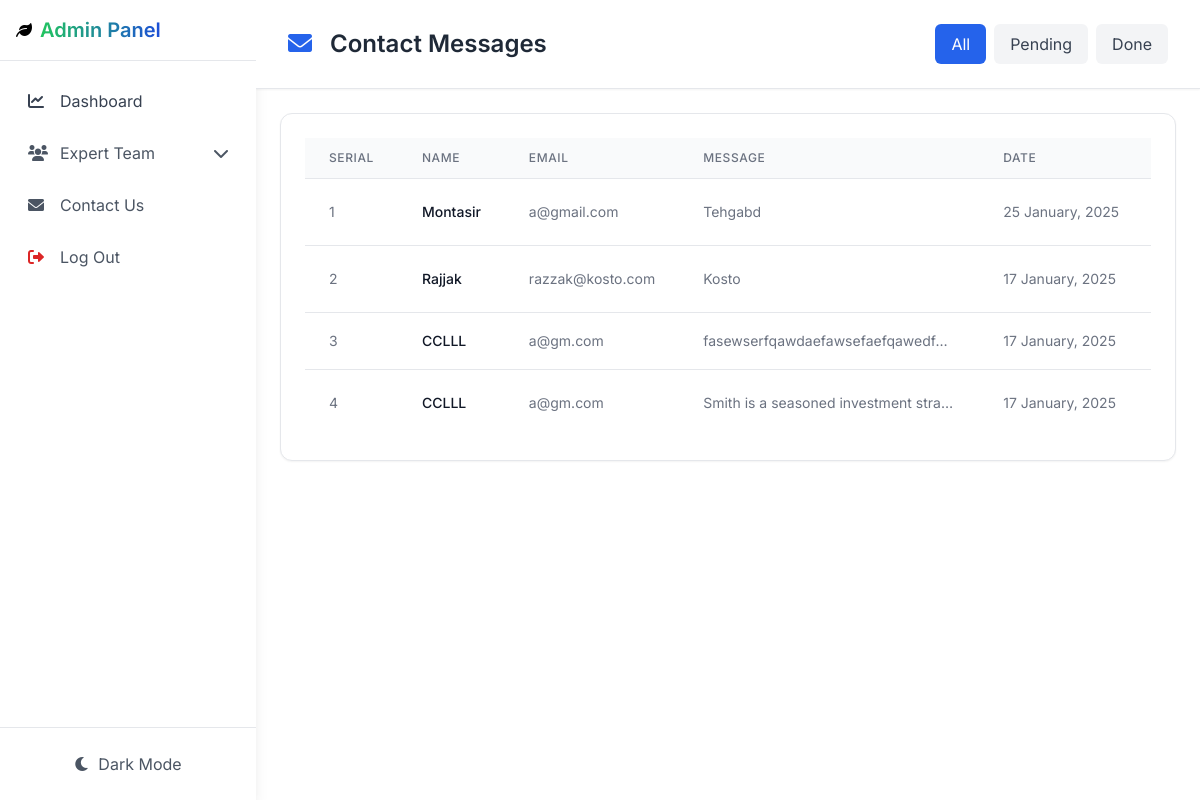
The app's page /admin/contact_us.php (signed in) with its own data.
### tables this page shows
CREATE TABLE `contact_us` (
  `id` int(11) NOT NULL,
  `name` varchar(255) DEFAULT NULL,
  `email` varchar(255) DEFAULT NULL,
  `description` text DEFAULT NULL,
  `status` enum('pending','done') NOT NULL DEFAULT 'pending',
  `created_at` timestamp NOT NULL DEFAULT current_timestamp()
);

### admin/contact_us.php (the view, shortened to what this page needs)
<?php
$status_filter = isset($_GET['status']) ? $_GET['status'] : 'all';
$where_clause = $status_filter !== 'all' ? "WHERE status = '$status_filter'" : "";
$query = "SELECT * FROM contact_us $where_clause ORDER BY created_at DESC";
$result = $conn->query($query);
$messages = [];
if ($result) {
    while ($row = $result->fetch_assoc()) {
        $messages[] = $row;
    }
}
?>
<!DOCTYPE html>
<html lang="en">
<head>
    <script src="https://cdn.tailwindcss.com"></script>
    <link href="https://cdnjs.cloudflare.com/ajax/libs/font-awesome/6.0.0/css/all.min.css" rel="stylesheet">
</head>
<body class="bg-gradient-to-br from-white-50 to-blue-100 min-h-screen">
    <div class="flex h-screen">
        <?php include 'sidebar.php'; ?>
        <div class="flex-1 flex flex-col overflow-hidden">
            <header class="glass-effect shadow-sm border-b border-gray-200">
                <div class="max-w-7xl mx-auto px-4 sm:px-6 lg:px-8 py-6">
                    <div class="flex items-center justify-between">
                        <h1 class="text-2xl font-semibold text-gray-800">
                            <i class="fa-solid fa-envelope text-blue-600 mr-3"></i>
                            Contact Messages
                        </h1>
                        <div class="flex gap-2">
                            <a href="?status=all" class="px-4 py-2 rounded-md <?php echo $status_filter === 'all' ? 'bg-blue-600 text-white' : 'bg-gray-100 text-gray-700'; ?> hover:bg-blue-700 hover:text-white transition-colors">
                                All
                            </a>
                            <a href="?status=pending" class="px-4 py-2 rounded-md <?php echo $status_filter === 'pending' ? 'bg-blue-600 text-white' : 'bg-gray-100 text-gray-700'; ?> hover:bg-blue-700 hover:text-white transition-colors">
                                Pending
                            </a>
                            <a href="?status=done" class="px-4 py-2 rounded-md <?php echo $status_filter === 'done' ? 'bg-blue-600 text-white' : 'bg-gray-100 text-gray-700'; ?> hover:bg-blue-700 hover:text-white transition-colors">
                                Done
                            </a>
                        </div>
                    </div>
                </div>
            </header>
            <div class="flex-1 overflow-y-auto p-6">
                <div class="max-w-7xl mx-auto">
                    <div class="bg-white rounded-xl shadow-sm border border-gray-200 overflow-hidden">
                        <div class="p-6">
                            <div class="overflow-x-auto">
                                <table class="min-w-full divide-y divide-gray-200">
                                    <thead>
                                        <tr class="bg-gray-50">
                                            <th class="px-6 py-3 text-left text-xs font-medium text-gray-500 uppercase tracking-wider">
                                                Serial
                                            </th>
                                            <th class="px-6 py-3 text-left text-xs font-medium text-gray-500 uppercase tracking-wider">
                                                Name
                                            </th>
                                            <th class="px-6 py-3 text-left text-xs font-medium text-gray-500 uppercase tracking-wider">
                                                Email
                                            </th>
                                            <th class="px-6 py-3 text-left text-xs font-medium text-gray-500 uppercase tracking-wider">
                                                Message
                                            </th>
                                            <th class="px-6 py-3 text-left text-xs font-medium text-gray-500 uppercase tracking-wider">
                                                Date
                                            </th>
                                            <th class="px-6 py-3 text-left text-xs font-medium text-gray-500 uppercase tracking-wider">
                                            </th>
                                        </tr>
                                    </thead>
                                    <tbody class="bg-white divide-y divide-gray-200">
                                        <?php
                                        $serial = 1;
                                        foreach ($messages as $message):
                                            $date = new DateTime($message['created_at']);
                                        ?>
                                            <tr class="hover:bg-gray-50 transition-colors duration-200">
                                                <td class="px-6 py-4 whitespace-nowrap text-sm text-gray-500">
                                                    <?php echo $serial++; ?>
                                                </td>
                                                <td class="px-6 py-4 whitespace-nowrap text-sm font-medium text-gray-900">
                                                    <?php echo htmlspecialchars($message['name']); ?>
                                                </td>
                                                <td class="px-6 py-4 whitespace-nowrap text-sm text-gray-500">
                                                    <?php echo htmlspecialchars($message['email']); ?>
                                                </td>
                                                <td class="px-6 py-4 text-sm text-gray-500 message-cell">
                                                    <div class="message-content">
                                                        <div class="truncate">
                                                            <?php echo htmlspecialchars($message['description']); ?>
                                                        </div>
                                                    </div>
                                                </td>
                                                <td class="px-6 py-4 whitespace-nowrap text-sm text-gray-500">
                                                    <?php echo $date->format('d F, Y'); ?>
                                                </td>
                                                <td class="px-6 py-4 whitespace-nowrap">
                                                </td>
                                            </tr>
                                        <?php endforeach; ?>
                                    </tbody>
                                </table>
                            </div>
                        </div>
                    </div>
                </div>
            </div>
        </div>
    </div>
</body>
</html>

### admin/contact_us.php (style rules this page uses)
body { font-family: 'Inter', sans-serif; }
.glass-effect { background: rgba(255, 255, 255, 0.95); backdrop-filter: blur(10px); -webkit-backdrop-filter: blur(10px); }
.message-cell { max-width: 300px; position: relative; }
.message-content { position: relative; cursor: pointer; }

### records on screen
contact_us: name "Montasir", email "a@gmail.com", description "Tehgabd", created_at "25 January, 2025"
contact_us: name "Rajjak", email "razzak@kosto.com", description "Kosto", created_at "17 January, 2025"
contact_us: name "CCLLL", email "a@gm.com", description "fasewserfqawdaefawsefaefqawedf…", created_at "17 January, 2025"
contact_us: name "CCLLL", email "a@gm.com", description "Smith is a seasoned investment stra…", created_at "17 January, 2025"
